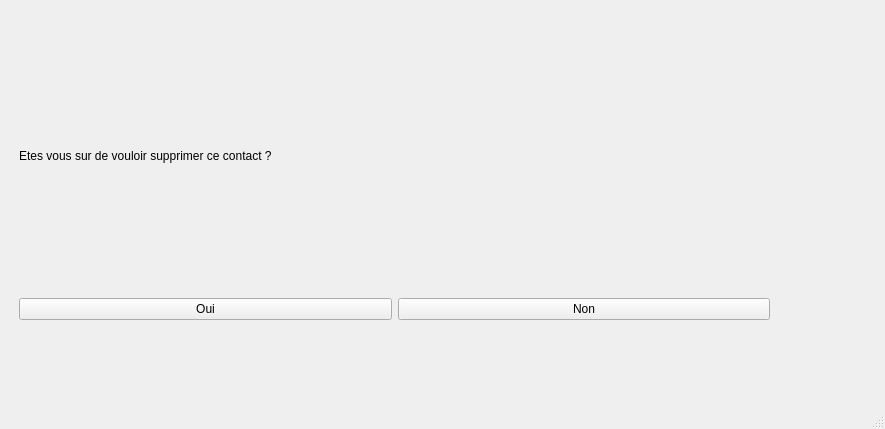
<?xml version="1.0" encoding="UTF-8"?>
<ui version="4.0">
 <class>DeleteContactWarning</class>
 <widget class="QMainWindow" name="DeleteContactWarning">
  <property name="geometry">
   <rect>
    <x>0</x>
    <y>0</y>
    <width>885</width>
    <height>429</height>
   </rect>
  </property>
  <property name="windowTitle">
   <string>Suppression d'un contact</string>
  </property>
  <widget class="QWidget" name="centralwidget">
   <widget class="QWidget" name="verticalLayoutWidget">
    <property name="geometry">
     <rect>
      <x>19</x>
      <y>19</y>
      <width>751</width>
      <height>301</height>
     </rect>
    </property>
    <layout class="QVBoxLayout" name="verticalLayout">
     <item>
      <widget class="QLabel" name="label">
       <property name="text">
        <string>Etes vous sur de vouloir supprimer ce contact ?</string>
       </property>
      </widget>
     </item>
     <item>
      <layout class="QHBoxLayout" name="horizontalLayout">
       <item>
        <widget class="QPushButton" name="Yes">
         <property name="text">
          <string>Oui</string>
         </property>
        </widget>
       </item>
       <item>
        <widget class="QPushButton" name="No">
         <property name="text">
          <string>Non</string>
         </property>
        </widget>
       </item>
      </layout>
     </item>
    </layout>
   </widget>
  </widget>
  <widget class="QMenuBar" name="menubar">
   <property name="geometry">
    <rect>
     <x>0</x>
     <y>0</y>
     <width>885</width>
     <height>25</height>
    </rect>
   </property>
  </widget>
  <widget class="QStatusBar" name="statusbar"/>
 </widget>
 <resources/>
 <connections/>
</ui>
